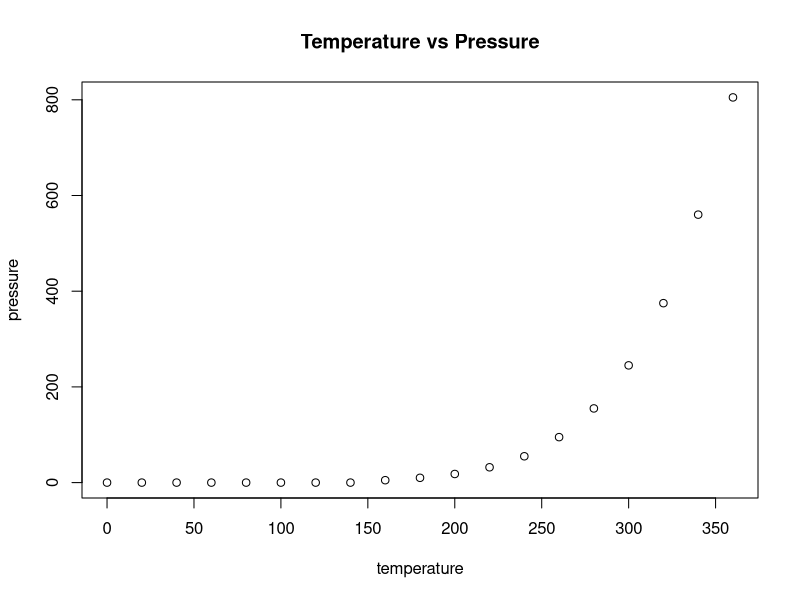

This chart was generated by the following R code:
## ---- chunk 1

# Summary is a built in function used to generate a statistic summary of a dataset.

# Here we need to get summary of cars dataset.

summary(cars)

## ---- chunk 2
# Create temperature data
temperature <- seq(0, 360, by = 20)

# Create pressure data
pressure <- c(
  0, 0, 0, 0, 0, 0, 0, 0,
  5, 10, 18, 32, 55, 95, 155,
  245, 375, 560, 805
)
# Generate scatter plot
plot(
  temperature,
  pressure,
  main = "Temperature vs Pressure",
  xlab = "temperature",
  ylab = "pressure",
  pch = 1
)
